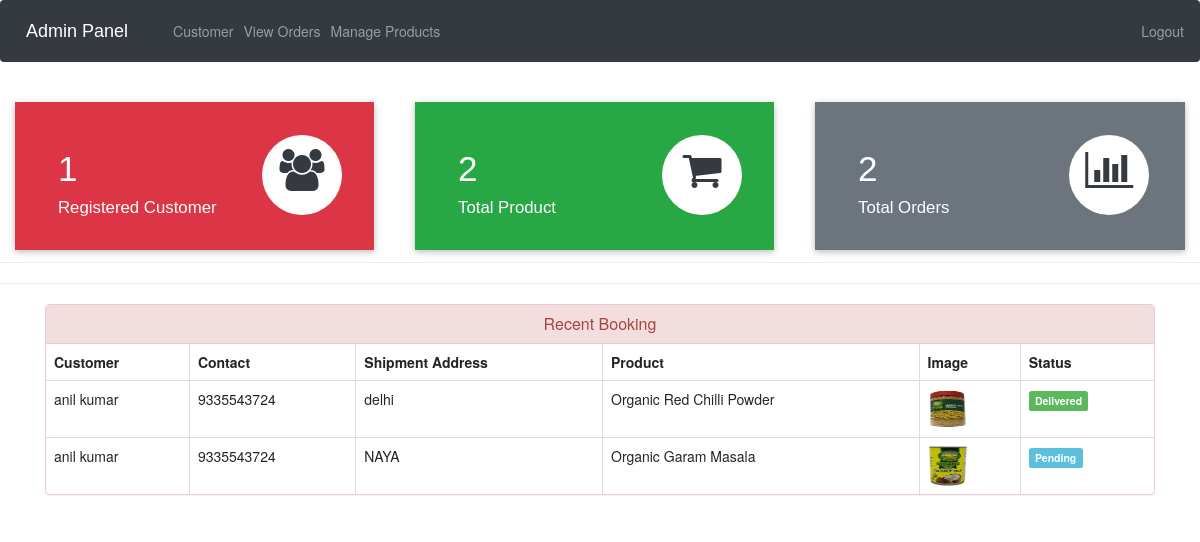
Page /admin-dashboard (signed in) on the committed database.
### ecom/models.py (models this page shows, shortened)
class Customer(models.Model):
    user=models.OneToOneField(User,on_delete=models.CASCADE)
    profile_pic= models.ImageField(upload_to='profile_pic/CustomerProfilePic/',null=True,blank=True)
    address = models.CharField(max_length=40)
    mobile = models.CharField(max_length=20,null=False)
    @property
    def get_name(self):
        return self.user.first_name+" "+self.user.last_name

class Orders(models.Model):
    STATUS =(
        ('Pending','Pending'),
        ('Order Confirmed','Order Confirmed'),
        ('Out for Delivery','Out for Delivery'),
        ('Delivered','Delivered'),
    )
    customer=models.ForeignKey('Customer', on_delete=models.CASCADE,null=True)
    product=models.ForeignKey('Product',on_delete=models.CASCADE,null=True)
    email = models.CharField(max_length=50,null=True)
    address = models.CharField(max_length=500,null=True)
    mobile = models.CharField(max_length=20,null=True)
    order_date= models.DateField(auto_now_add=True,null=True)
    status=models.CharField(max_length=50,null=True,choices=STATUS)

class Product(models.Model):
    name=models.CharField(max_length=40)
    product_image= models.ImageField(upload_to='product_image/',null=True,blank=True)
    price = models.PositiveIntegerField()
    description=models.CharField(max_length=40)

### ecom/views.py (the view)
# urls.py: path('admin-dashboard', views.admin_dashboard_view,name='admin-dashboard'),
@login_required(login_url='adminlogin')
def admin_dashboard_view(request):
    customercount=models.Customer.objects.all().count()
    productcount=models.Product.objects.all().count()
    ordercount=models.Orders.objects.all().count()
    orders=models.Orders.objects.all()
    ordered_products=[]
    ordered_bys=[]
    for order in orders:
        ordered_product=models.Product.objects.all().filter(id=order.product.id)
        ordered_by=models.Customer.objects.all().filter(id = order.customer.id)
        ordered_products.append(ordered_product)
        ordered_bys.append(ordered_by)
    mydict={
    'customercount':customercount,
    'productcount':productcount,
    'ordercount':ordercount,
    'data':zip(ordered_products,ordered_bys,orders),
    }
    return render(request,'ecom/admin_dashboard.html',context=mydict)

### templates/ecom/admin_dashboard.html
{% extends 'ecom/admin_base.html' %}
{% load static %}
{% block content %}
<br>
{%include 'ecom/admin_dashboard_cards.html'%}
<br><br><br><br><br>
<hr><hr>
<div class="container" >
    <div class="panel panel-danger" >
      <div class="panel-heading" style="text-align:center;">
        <h6 class="panel-title">Recent Booking</h6>
      </div>
      <table class="table table-hover table-bordered" id="dev-table">
        <thead>
          <tr>
            <th>Customer</th>
            <th>Contact</th>
            <th>Shipment Address</th>
            <th>Product</th>
            <th>Image</th>
            <th>Status</th>
          </tr>
        </thead>
        {% for product,customer,order in data %}
        <tr>
          {% for c in customer %}
          <td> {{c.get_name}}</td>
          <td>{{c.mobile}}</td>
          <td>{{order.address}}</td>
          {% endfor %}
          {% for p in product %}
          <td> {{p.name}}</td>
          <td> <img src="{% static p.product_image.url %}" alt="Profile Pic" height="40px" width="40px" /></td>
          {% if order.status == 'Pending'%}
          <td> <span class="label label-info">{{order.status}}</span></td>
          {% elif order.status == 'Delivered' %}
          <td> <span class="label label-success">{{order.status}}</span></td>
          {% elif order.status == 'Out for Delivery' %}
          <td> <span class="label label-warning">{{order.status}}</span></td>
          {%else%}
            <td> <span class="label label-primary">{{order.status}}</span></td>
          {%endif%}
          {% endfor %}
        </tr>
        {% endfor %}
      </table>
  </div>
</div>
{% endblock content %}

### rows in the picture
Orders: address "delhi", status "Delivered"
Customer: get_name "anil kumar", mobile "9335543724"
Product: name "Organic Red Chilli Powder", product_image (picture)
Orders: address "NAYA", status "Pending"
Product: name "Organic Garam Masala", product_image (picture)

### other values in the picture
{{ customercount }} "1"
{{ productcount }} "2"
{{ ordercount }} "2"
